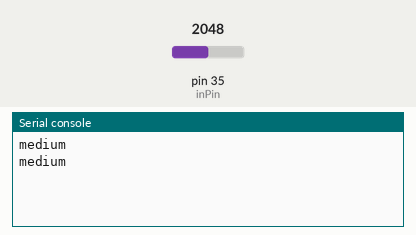
Bench run of a program on a simulated MicroPython board. On the bench: the last lines printed to the serial console. The inputs (shaded band) are chosen by the test bench; at power-on: pin 35 (inPin) = 2048 (analog values on the 0–4095 scale).

Above: at 1.2 s.
1.3 s: pin 35 (inPin) set to 2866
At 2.5 s:
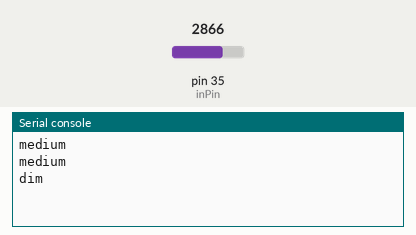
3.5 s: pin 35 (inPin) set to 4095
At 4.8 s:
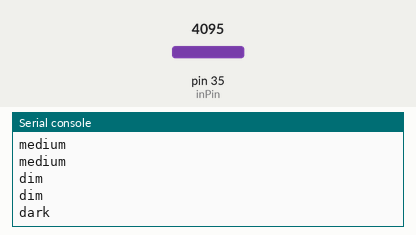
5.5 s: pin 35 (inPin) set to 1228
At 6.8 s:
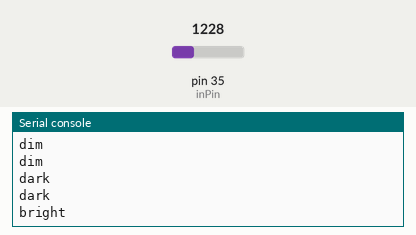

The program:

main.py
```python
""" Este código implementa uma alternativa ao switch case do C++, usando dicionário
    autor: Gabriel Zamarioli Youssef
    data: 08/03/2022
"""

from machine import Pin, ADC
import time, math

PINNUM = 35 # numero do pino usado

def loop():
  inPin = Pin(PINNUM, Pin.IN) # objeto do pino 35
  adcPin = ADC(inPin) # objeto ADC do pino 35
  value = math.floor((adcPin.read() / 4063) * 3) # conversão do valor de entrada para um número [0,3]
  dic = { 3 : 'dark', 2: 'dim', 1 : 'medium', 0 : 'bright'} # nível de claridade
  print(dic[value]);
  time.sleep(1)

while True:
  loop()
```

Measured:
- after the input at 1.3 s, the serial console: prints a new line after 0.70 s (image 1)
- after the input at 3.5 s, the serial console: prints a new line after 0.50 s (image 2)
- after the input at 5.5 s, the serial console: prints a new line after 0.50 s (image 3)
